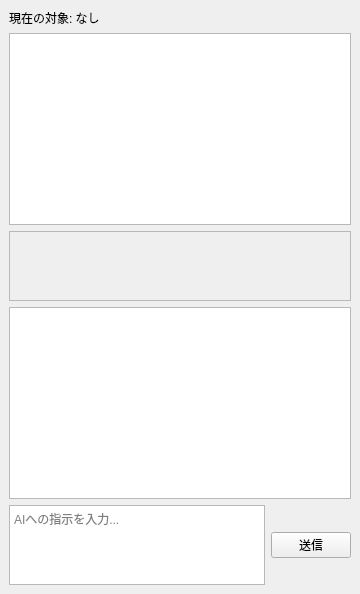
<?xml version="1.0" encoding="UTF-8"?>
<ui version="4.0">
 <class>AiAssistantDock</class>
 <widget class="QDockWidget" name="dockAiAssistant">
  <property name="windowTitle"><string>AIアシスタント</string></property>
  <widget class="QWidget" name="dockAiAssistantContents"><layout class="QVBoxLayout" name="verticalLayout_ai"><item><widget class="QLabel" name="aiContextLabel"><property name="text"><string>現在の対象: なし</string></property></widget></item><item><widget class="QListWidget" name="aiSuggestionList"/></item><item><widget class="QScrollArea" name="aiActionScrollArea"><property name="widgetResizable"><bool>true</bool></property><widget class="QWidget" name="aiActionContainer"><layout class="QVBoxLayout" name="verticalLayout_aiActions"/></widget></widget></item><item><widget class="QTextBrowser" name="aiChatHistoryView"/></item><item><layout class="QHBoxLayout" name="horizontalLayout_aiInput"><item><widget class="QPlainTextEdit" name="aiInputEdit"><property name="placeholderText"><string>AIへの指示を入力...</string></property><property name="maximumSize"><size><width>16777215</width><height>80</height></size></property></widget></item><item><widget class="QPushButton" name="aiSendButton"><property name="text"><string>送信</string></property></widget></item></layout></item></layout></widget>
 </widget>
 <resources/>
 <connections/>
</ui>
